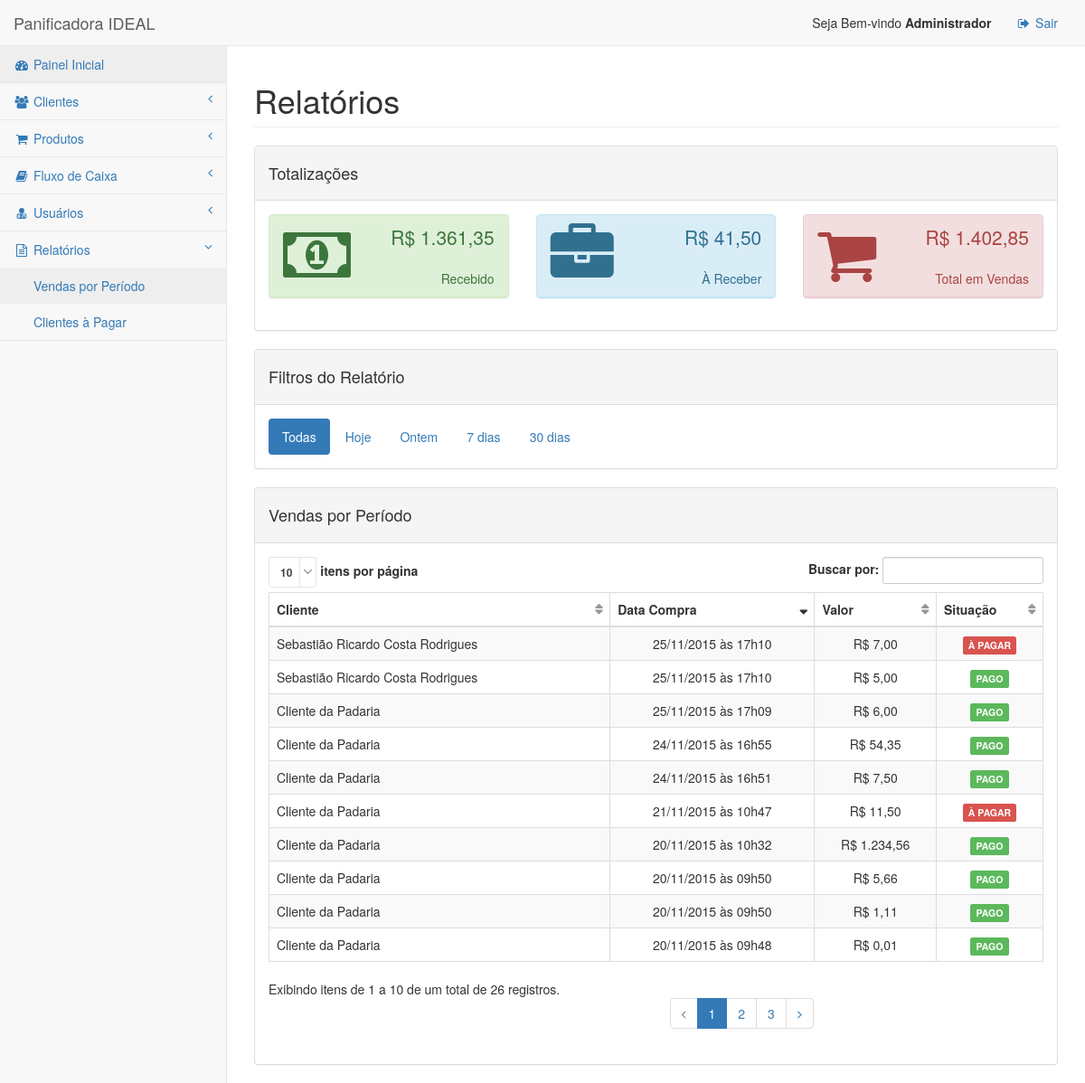
The page /index.php?p=relatorios&acao=vendas (signed in) on the database its author committed.
### tables this page shows
CREATE TABLE `vendas` (
  `id_venda` int(11) NOT NULL auto_increment,
  `id_cliente` int(11) default NULL,
  `id_produto` int(11) default NULL,
  `valor` decimal(10,2) default NULL,
  `data_venda` datetime default NULL,
  `data_pagamento` datetime default NULL,
  PRIMARY KEY  (`id_venda`),
  KEY `id_cliente` (`id_cliente`),
  KEY `id_produto` (`id_produto`),
  KEY `data_pagamento` (`data_pagamento`),
  KEY `data_venda` (`data_venda`)
);

CREATE TABLE `clientes` (
  `id_cliente` int(11) NOT NULL auto_increment,
  `nome` varchar(100) default NULL,
  `telefone` varchar(50) default NULL,
  PRIMARY KEY  (`id_cliente`)
);

### classes/view/View.class.php (called while the page is built, shortened)
<?php
class View extends Smarty {
	public function setContent($tpl) {
		$this->assign("content",$this->fetch("$tpl.tpl"));
	}
}
?>

### classes/controller/Controller.class.php (called while the page is built, shortened)
<?php
class Controller {
	var $view;
	public function __construct(&$view) {
		$this->view = $view;
	}
	public function controllerRelatorios() {
		if ($_GET["acao"] == "vendas") {
			$venda = new Venda();
			$this->view->assign("totais",$venda->getTotais());
			$this->view->assign("lista",$venda->getVendas());
			$this->view->setContent("app/relatorios.vendas");
		}
	}
}
?>

### classes/model/DB.class.php (called while the page is built, shortened)
<?php
class DB {
	var $con;
	public function __construct() {
		$this->con = new Mysqli(DB_HOST, DB_USER, DB_PASSWORD, DB_NAME);
	}
	public function execSQL($sql) {
		$this->result = $this->con->query($sql);
		$itens = array();
		while($item = $this->result->fetch_assoc()) {
			$itens[] = $item;
		}
		return $itens;
	}
}
?>

### classes/model/Vendas.class.php (called while the page is built, shortened)
<?php
require_once "classes/model/DB.class.php";
class Venda extends DB {
	public function getVendas() {
		return $this->execSQL("select nome, valor, data_venda, data_pagamento from vendas v inner join clientes c on (v.id_cliente = c.id_cliente)
									where id_venda > 0 " . $this->getFiltro() . " order by data_venda desc");
	}
	public function getFiltro() {
		return $criterio;
	}
}
?>

### lib/Smarty/libs/plugins/shared.make_timestamp.php (called while the page is built, shortened)
<?php
function smarty_make_timestamp($string)
{
    if(empty($string)) {
        $time = time();
    } elseif (preg_match('/^\d{14}$/', $string)) {
        $time = mktime(substr($string, 8, 2),substr($string, 10, 2),substr($string, 12, 2),
                       substr($string, 4, 2),substr($string, 6, 2),substr($string, 0, 4));
    } elseif (is_numeric($string)) {
        $time = (int)$string;
    } else {
        $time = strtotime($string);
    }
    return $time;
}
?>

### lib/Smarty/libs/plugins/modifier.date_format.php (called while the page is built, shortened)
<?php
function smarty_modifier_date_format($string, $format="%b %e, %Y", $default_date=null)
{
    if($string != '') {
        return strftime($format, smarty_make_timestamp($string));
    } elseif (isset($default_date) && $default_date != '') {
        return strftime($format, smarty_make_timestamp($default_date));
    } else {
        return;
    }
}
?>

### smarty/templates_c/%%29^291^29118725%%relatorios.vendas.tpl.php (the view, shortened to what this page needs)
<div class="row">
    <div class="col-lg-12">
        <h1 class="page-header">Relatórios</h1>
    </div>
</div>
<div class="row">
    <div class="col-lg-12">
    <div class="panel panel-default">
        <div class="panel-heading">
           <h4>Totalizações</h4>
        </div>
 		<div class="panel-body">
		<div class="row">
		    <div class="col-lg-4 col-md-6">
		        <div class="panel panel-success">
		            <div class="panel-heading">
		                <div class="row">
		                    <div class="col-xs-3">
		                        <i class="fa fa-money fa-5x"></i>
		                    </div>
		                    <div class="col-xs-9 text-right">
		                        <div class="lead">R$ <?php echo ((is_array($_tmp=$this->_tpl_vars['totais']['recebido'])) ? $this->_run_mod_handler('number_format', true, $_tmp, 2, ",", ".") : number_format($_tmp, 2, ",", ".")); ?>
</div>
		                        <div>Recebido</div>
		                    </div>
		                </div>
		            </div>
		        </div>
		    </div>
		    <div class="col-lg-4 col-md-6">
		        <div class="panel panel-info">
		            <div class="panel-heading">
		                <div class="row">
		                    <div class="col-xs-3">
		                        <i class="fa fa-briefcase fa-5x"></i>
		                    </div>
		                    <div class="col-xs-9 text-right">
		                        <div class="lead">R$ <?php echo ((is_array($_tmp=$this->_tpl_vars['totais']['fiado'])) ? $this->_run_mod_handler('number_format', true, $_tmp, 2, ",", ".") : number_format($_tmp, 2, ",", ".")); ?>
</div>
		                        <div>À Receber</div>
		                    </div>
		                </div>
		            </div>
		        </div>
		    </div>
		    <div class="col-lg-4 col-md-6">
		        <div class="panel panel-danger">
		            <div class="panel-heading">
		                <div class="row">
		                    <div class="col-xs-3">
		                        <i class="fa fa-shopping-cart fa-5x"></i>
		                    </div>
		                    <div class="col-xs-9 text-right">
		                        <div class="lead"> R$ <?php echo ((is_array($_tmp=$this->_tpl_vars['totais']['total'])) ? $this->_run_mod_handler('number_format', true, $_tmp, 2, ",", ".") : number_format($_tmp, 2, ",", ".")); ?>
</div>
		                        <div>Total em Vendas</div>
		                    </div>
		                </div>
		            </div>
		        </div>
		    </div>
		</div>
	</div>
</div>
<div class="panel panel-default">
<div class="panel-heading">
  <h4>Filtros do Relatório</h4>
</div>
<div class="panel-body">
    <ul class="nav nav-pills pills-primay">
    <li<?php if ($_GET['period'] == ""): ?> class="active"<?php endif; ?>>
        <a href="index.php?p=relatorios&acao=vendas">Todas</a>
    </li>
    <li<?php if ($_GET['period'] == 'today'): ?> class="active"<?php endif; ?>>
        <a href="index.php?p=relatorios&acao=vendas&period=today">Hoje</a>
    </li>
    <li<?php if ($_GET['period'] == 'yesterday'): ?> class="active"<?php endif; ?>>
        <a href="index.php?p=relatorios&acao=vendas&period=yesterday">Ontem</a>
    </li>
    <li<?php if ($_GET['period'] == 'week'): ?> class="active"<?php endif; ?>>
        <a href="index.php?p=relatorios&acao=vendas&period=week">7 dias</a>
    </li>
    <li<?php if ($_GET['period'] == 'month'): ?> class="active"<?php endif; ?>>
        <a href="index.php?p=relatorios&acao=vendas&period=month">30 dias</a>
    </li>
    </ul>
</div>
</div>
	    <div class="panel panel-default">
	        <div class="panel-heading">
	          <h4>Vendas por Período</h4>
	        </div>
	        <div class="panel-body">
	            <div class="dataTable_wrapper">
	                <table class="table table-striped table-bordered table-hover" id="dataTables-example" data-order="[[ 1, &quot;desc&quot; ]]">
	                    <thead>
	                        <tr>
	                            <th>Cliente</th>
	                            <th>Data Compra</th>
	                            <th>Valor</th>
	                            <th>Situação</th>
	                        </tr>
	                    </thead>
	                    <tbody>
					<?php $_from = $this->_tpl_vars['lista']; if (!is_array($_from) && !is_object($_from)) { settype($_from, 'array'); }if (count($_from)):
    foreach ($_from as $this->_tpl_vars['item']):
?>
	                        <tr class="odd gradeX">
	                            <td><?php echo $this->_tpl_vars['item']['nome']; ?>
</td>
	                            <td class="text-center" data-order="<?php echo $this->_tpl_vars['item']['data_venda']; ?>
"><?php echo ((is_array($_tmp=$this->_tpl_vars['item']['data_venda'])) ? $this->_run_mod_handler('date_format', true, $_tmp, "%d/%m/%Y às %Hh%M") : smarty_modifier_date_format($_tmp, "%d/%m/%Y às %Hh%M")); ?>
</td>
	                            <td class="text-center">R$ <?php echo ((is_array($_tmp=$this->_tpl_vars['item']['valor'])) ? $this->_run_mod_handler('number_format', true, $_tmp, 2, ",", ".") : number_format($_tmp, 2, ",", ".")); ?>
</td>
	                            <td class="text-center">
							<?php if ($this->_tpl_vars['item']['data_pagamento'] != ""): ?>
								<span class="label label-success">PAGO</span>
							<?php else: ?>
								<span class="label label-danger">À PAGAR</span>
							<?php endif; ?>
							</td>
	                        </tr>
	                     <?php endforeach; endif; unset($_from); ?>
	                    </tbody>
	                </table>
	            </div>
	        </div>
	    </div>
	</div>
</div>

### assets/css/sb-admin-2.css (style rules this page uses)
body { background-color: #f8f8f8; }
table.dataTable thead .sorting, table.dataTable thead .sorting_asc, table.dataTable thead .sorting_desc, table.dataTable thead .sorting_asc_disabled, table.dataTable thead .sorting_desc_disabled { background: 0 0; }
table.dataTable thead .sorting_desc:after { content: "\f0dd"; float: right; font-family: fontawesome; }
table.dataTable thead .sorting:after { content: "\f0dc"; float: right; font-family: fontawesome; color: rgba(50,50,50,.5); }

### rows shown on the page
vendas: id_cliente.nome "Sebastião Ricardo Costa Rodrigues", data_venda "25/11/2015 às 17h10", valor "7,00", shows "À PAGAR"
vendas: id_cliente.nome "Sebastião Ricardo Costa Rodrigues", data_venda "25/11/2015 às 17h10", valor "5,00", shows "PAGO"
vendas: id_cliente.nome "Cliente da Padaria", data_venda "25/11/2015 às 17h09", valor "6,00", shows "PAGO"
vendas: id_cliente.nome "Cliente da Padaria", data_venda "24/11/2015 às 16h55", valor "54,35", shows "PAGO"
vendas: id_cliente.nome "Cliente da Padaria", data_venda "24/11/2015 às 16h51", valor "7,50", shows "PAGO"
vendas: id_cliente.nome "Cliente da Padaria", data_venda "21/11/2015 às 10h47", valor "11,50", shows "À PAGAR"
vendas: id_cliente.nome "Cliente da Padaria", data_venda "20/11/2015 às 10h32", valor "1.234,56", shows "PAGO"
vendas: id_cliente.nome "Cliente da Padaria", data_venda "20/11/2015 às 09h50", valor "5,66", shows "PAGO"
vendas: id_cliente.nome "Cliente da Padaria", data_venda "20/11/2015 às 09h50", valor "1,11", shows "PAGO"
vendas: id_cliente.nome "Cliente da Padaria", data_venda "20/11/2015 às 09h48", valor "0,01", shows "PAGO"

### other values the page prints
$_SESSION['sess_nome'] "Administrador"
$_tmp "1.361,35"
$_tmp "41,50"
$_tmp "1.402,85"
